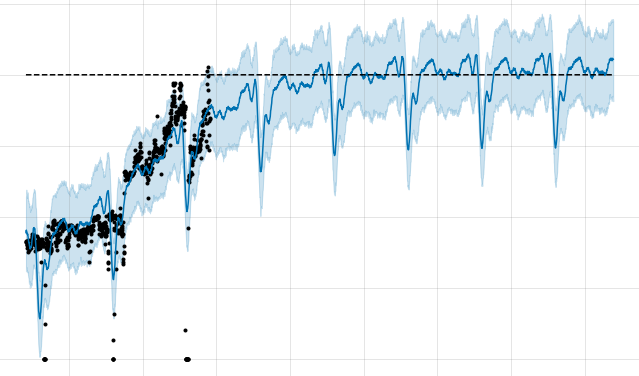

Python code for this plot:
# -*- coding: utf-8 -*-
"""
Created on Wed Mar 27 09:05:56 2024

@author: akmalaulia
"""




# ---------------------------------------
#
# Library calls
#
# ---------------------------------------
import pandas as pd
from prophet import Prophet
import pyodbc
import matplotlib
import matplotlib.pyplot as plt
from matplotlib.backends.backend_pdf import PdfPages
from matplotlib.pyplot import figure
import numpy as np

# median filter parameter
window_size = 5

# min data size
min_data = 10

# forecast mode
mode = 'logistic' # option: linear, logistic

# max water capacity handling
max_wat = 40000


# ---------------------------------------
#
# Pull CKP water rate data from SQL Server
#
# ---------------------------------------

# build query
query = "SELECT cast([DATE_STAMP] as Date) as ds, [TotalWater] as y "
query = query + "FROM [DataMining].[dbo].[vTopSide] "
query = query + "where DATE_STAMP > '2020-06-01' and DATE_STAMP < '2022-12-01' " 

# execute query
conn = pyodbc.connect(driver='SQL Server', server='xxxx', user='xxxx', password='xxxx', database='xxxx')
cursor = conn.cursor()
df = pd.read_sql_query(query, conn)
df['ds'] = pd.to_datetime(df['ds'], format="%Y-%m-%d") # format the date



# ---------------------------------------
#
# Execute prediction using Facebook's library
#
# ---------------------------------------

# define cap
if mode=='logistic':
    # df['cap'] = max(df['y']) # predicted value must not exceed max of historical value
    df['cap'] = max_wat
    
# apply median filter
#y_ori = df['y'] # currently, just for bookkeeping
#df['y']= df['y'].rolling(window_size).median()
df = df.dropna() # remove rows with NaN values
    
# construct and fit model
if mode=='logistic':
    m = Prophet(growth='logistic')
else:
    m = Prophet() # i.e. linear growth
m.fit(df)

# make dates for model to predict
future = m.make_future_dataframe(periods=2000)

if mode=='logistic':
    # future['cap'] = max(df['cap']) # predicted value must not exceed max of historical value
    future['cap'] = max_wat


# do prediction
forecast = m.predict(future)
#forecast[['ds', 'yhat', 'yhat_lower', 'yhat_upper']].tail()

# store matrix
x = forecast[['ds', 'trend']]
x.columns = ['ds', 'y_pred'] # give proper column names

# merge data
df = df.merge(x, how="inner", on='ds')





# ---------------------------------------
#
# Plotting
#
# ---------------------------------------
plt.plot(df['ds'], df['y'], 'r--', df['ds'], df['y_pred'], 'b.',)

fig1 = m.plot(forecast)
fig2 = m.plot_components(forecast)
